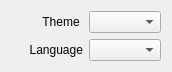
<?xml version="1.0" encoding="UTF-8"?>
<ui version="4.0">
 <class>Form</class>
 <widget class="QWidget" name="Form">
  <property name="geometry">
   <rect>
    <x>0</x>
    <y>0</y>
    <width>172</width>
    <height>69</height>
   </rect>
  </property>
  <property name="windowTitle">
   <string>Form</string>
  </property>
  <layout class="QGridLayout" name="gridLayout">
   <item row="2" column="0">
    <layout class="QGridLayout" name="gridLayout_2">
     <item row="0" column="2" colspan="2">
      <widget class="QComboBox" name="comboBoxTheme"/>
     </item>
     <item row="0" column="0" colspan="2">
      <widget class="QLabel" name="label">
       <property name="text">
        <string>Theme </string>
       </property>
       <property name="alignment">
        <set>Qt::AlignRight|Qt::AlignTrailing|Qt::AlignVCenter</set>
       </property>
      </widget>
     </item>
     <item row="1" column="0" colspan="2">
      <widget class="QLabel" name="label_2">
       <property name="text">
        <string>Language</string>
       </property>
       <property name="alignment">
        <set>Qt::AlignRight|Qt::AlignTrailing|Qt::AlignVCenter</set>
       </property>
      </widget>
     </item>
     <item row="1" column="2" colspan="2">
      <widget class="QComboBox" name="comboBoxLanguage"/>
     </item>
    </layout>
   </item>
  </layout>
 </widget>
 <resources/>
 <connections/>
</ui>
